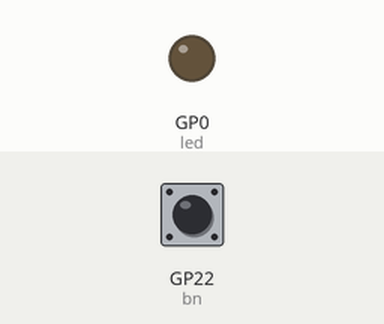
Simulated run of this program. Board: Raspberry Pi Pico running MicroPython. Shown: output pins drawn as LEDs (lit = HIGH). Dashed ring = blinking. Inputs (shaded band) come from the test bench; at power-on: GP22 (bn) LOW. Threads take turns every 2 ms.

Above: at 1.2 s.
1.3 s: GP22 (bn) pulled HIGH for 1 s
At 1.5 s:
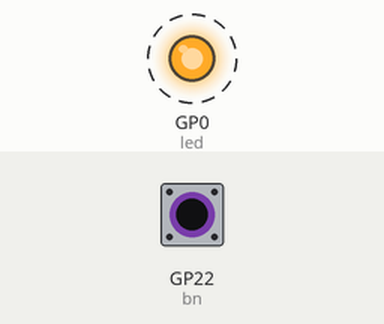
4.3 s: GP22 (bn) pulled HIGH for 3.2 s
At 8.1 s:
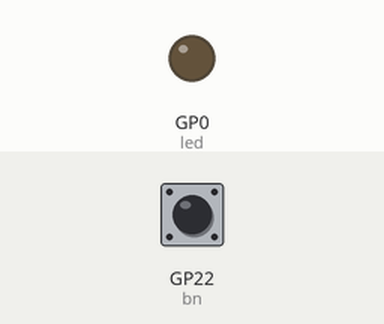
Timing chart, 0 to 9.6 s (numbered marks = the images above; inputs shaded):
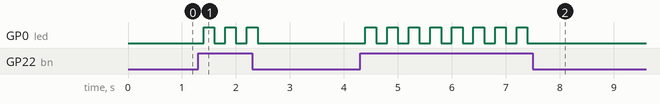

Measured:
- after the input at 1.3 s, GP0 (led): alternates HIGH for 0.20 s and LOW for 0.20 s, 6 changes in all, then stays LOW, starting after 0.10 s
- after the input at 4.3 s, GP0 (led): alternates HIGH for 0.20 s and LOW for 0.20 s, 16 changes in all, then stays LOW, starting after 0.10 s

The program:

thread_led_blink.py
```python
from machine import *
from utime import *
import _thread

bnPin = 22
ledPin = 0
isButtonDown = False
bn = Pin(bnPin, Pin.IN, Pin.PULL_DOWN)
led = Pin(ledPin, Pin.OUT)

def new_thread():
    while True:
        if isButtonDown:
            led.toggle()
        else:
            led.off()
        sleep(0.2)

_thread.start_new_thread(new_thread, ())

while True:
    isButtonDown = bn.value()
    sleep(0.01)
```
